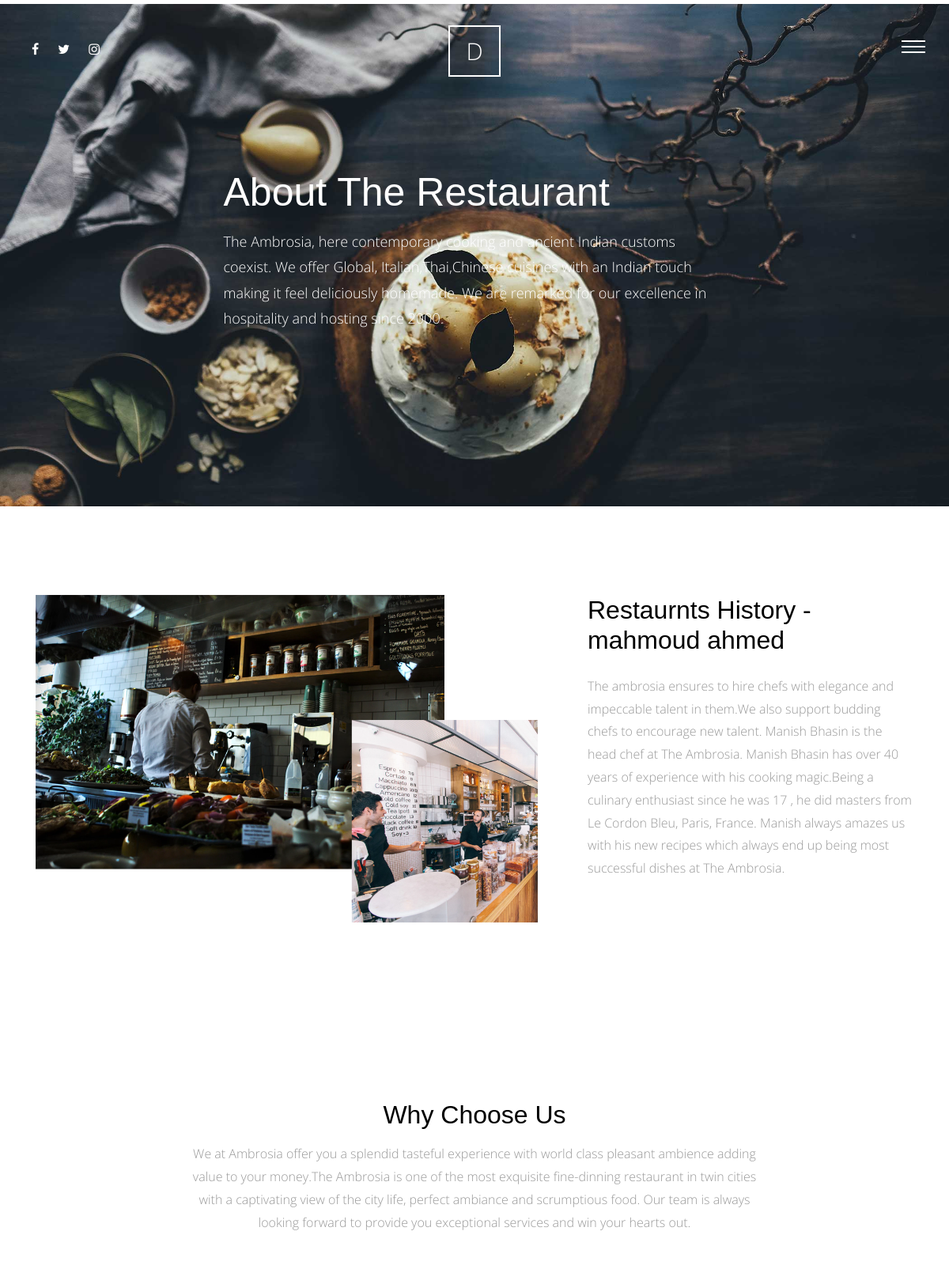
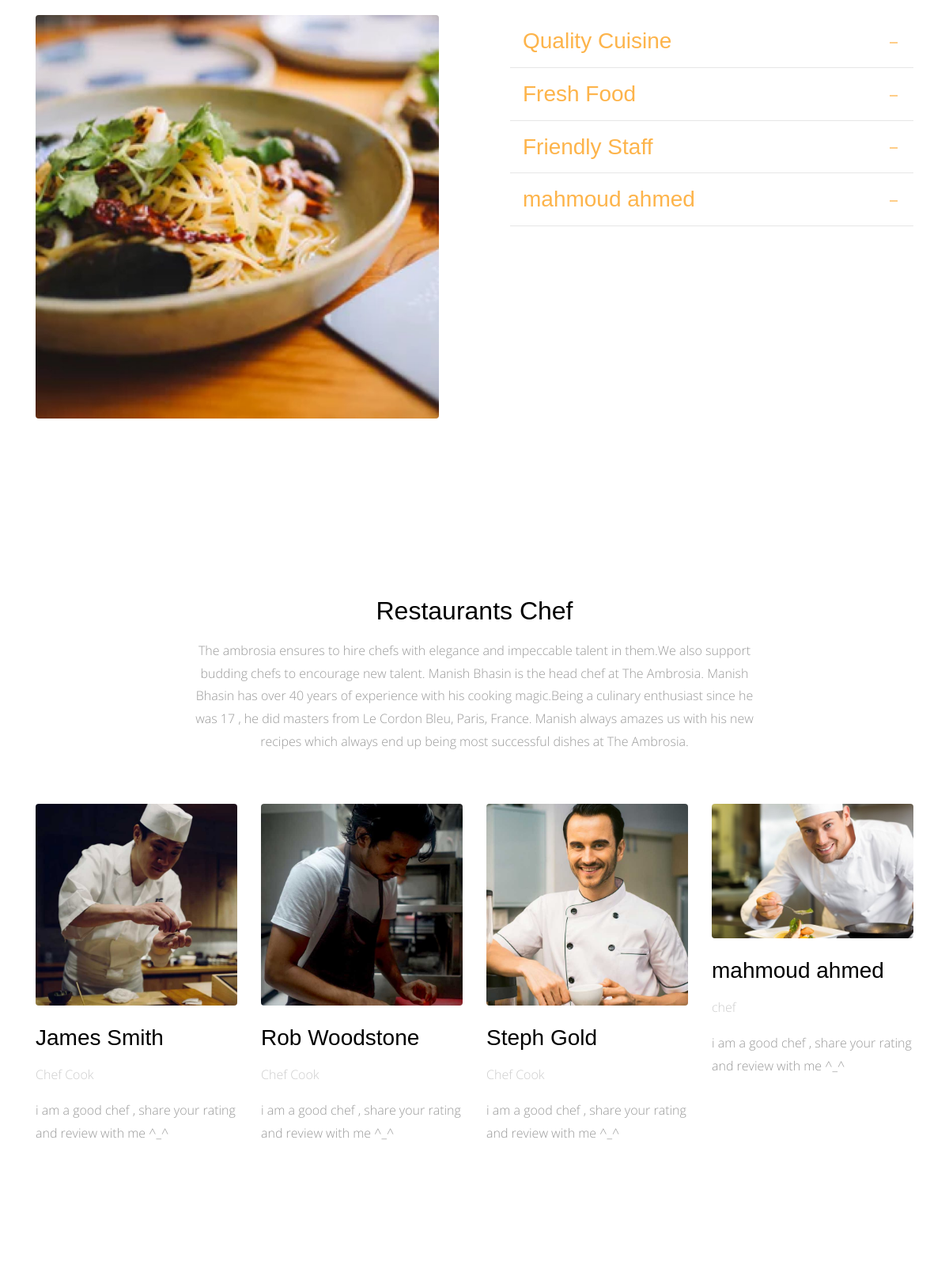
The page /about-us/ (upper part) on the database its author committed (2 pictures, top to bottom).
### aboutus/models.py (models this page shows, shortened)
class AboutUs(models.Model):
    title = models.CharField(max_length = 50)
    content = models.TextField()
    class Meta:
        verbose_name = 'about us '
        verbose_name_plural = 'about us '

class Why_Choose_Us(models.Model):
    title = models.CharField(max_length=50)
    content = models.TextField()
    class Meta:
        verbose_name = 'why choose us '
        verbose_name_plural = 'why choose us '

class Chef(models.Model):
    name = models.CharField(max_length=50)
    title = models.CharField(max_length=50)
    bio = models.TextField()
    image = models.ImageField(upload_to='chef/')
    class Meta:
        verbose_name = 'chef'
        verbose_name_plural = 'chef'

### aboutus/views.py (the view)
# urls.py: path('',views.aboutus_list , name='aboutus_list' ),
def aboutus_list(request):
    about = AboutUs.objects.last()
    why_choose_us = Why_Choose_Us.objects.all()
    chef = Chef.objects.all()
    context = {
        'about' : about ,
        'why_choose_us' : why_choose_us ,
        'chef' : chef
    }
    return render(request , 'aboutus/about.html' , context)

### aboutus/templates/aboutus/about.html (shortened to what this page needs)
{% extends 'base.html' %}
{% load static %}
{% block body %}
      <div class="main-wrap">
        <div class="cover_1 cover_sm">
          <div class="img_bg" style="background-image: url({% static 'site_static/img/slider-1.jpg' %})" data-stellar-background-ratio="0.5">
            <div class="container">
              <div class="row align-items-center justify-content-center">
                <div class="col-md-7" data-aos="fade-up">
                  <h2 class="heading">About The Restaurant</h2>
                  <p class="lead">The Ambrosia, here contemporary cooking and ancient Indian customs coexist. We offer Global, Italian,Thai,Chinese cuisines with an Indian touch making it feel deliciously homemade.
We are remarked for our excellence in hospitality and hosting since 2000.
</p>
                </div>
              </div>
            </div>
          </div>
        </div>
        <div class="section">
          <div class="container">
            <div class="row">
              <div class="col-md-7" data-aos="fade-up">
                <img src="{% static 'site_static/img/about_1.png' %}" alt="Image placeholder" class="img-fluid">
              </div>
              <div class="col-md-5 pl-md-5" data-aos="fade-up" data-aos-delay="200">
                <h2 class="mb-4">{{about.title}}</h2>
                <p>{{about.content}}</p>
              </div>
            </div>
          </div>
        </div>
        <div class="section">
          <div class="container">
            <div class="row justify-content-center mb-5" data-aos="fade-up">
              <div class="col-md-8  text-center">
                <h2 class="mb-3">Why Choose Us</h2>
                <p class="lead">We at Ambrosia offer you a splendid tasteful experience with world class pleasant ambience adding value to your money.The Ambrosia is one of the most exquisite fine-dinning restaurant in twin cities with a captivating view of the city life, perfect ambiance and scrumptious food. Our team is always looking forward to provide you exceptional services and win your hearts out.</p>
              </div>
            </div>
            <div class="row large-gutters">
              <div class="col-md-6"  data-aos="fade-up" data-aos-delay="200">
                <img src="{% static 'site_static/img/img_2.jpg' %}" alt="Image placeholder" class="img-fluid rounded">
              </div>
              <div class="col-md-6" data-aos="fade-up" data-aos-delay="300">
                <div class="accordion" id="accordion">
                  {% for info in why_choose_us %}
                    <div class="accordion-item">
                      <h3 class="mb-0">
                        <a class="btn-block p-3" data-toggle="collapse" href="#collapse{{info.id}}" role="button" aria-expanded="true" aria-controls="collapseOne">{{info.title}} </a>
                      </h3>
                    </div>
                  {% endfor %}
                </div>
              </div>
            </div>
          </div>
        </div>
        <div class="section">
          <div class="container">
            <div class="row justify-content-center mb-5" data-aos="fade-up">
              <div class="col-md-8  text-center">
                <h2 class="mb-3">Restaurants Chef</h2>
                <p class="lead">The ambrosia ensures to hire chefs with elegance and impeccable talent in them.We also support budding chefs to encourage new talent.
Manish Bhasin is the  head chef at  The Ambrosia. Manish Bhasin has over 40 years of experience with his cooking magic.Being a culinary enthusiast since he was 17 , he did masters from Le Cordon Bleu, Paris, France. Manish always amazes us with his new recipes which always end up being most successful  dishes at  The Ambrosia.
</p>
              </div>
            </div>
            <div class="row">
              {% for one in chef %}
                <div class="col-md-3" data-aos="fade-up" data-aos-delay="100">
                  <img src="{{one.image.url}}" alt="Image placeholder" class="img-fluid mb-4 rounded">
                  <h3 class="mb-3">{{one.name}}</h3>
                  <p class="post-meta text-muted">{{one.title}}</p>
                  <p class="mb-5">{{one.bio}}</p>
                </div>
              {% endfor %}
            </div>
          </div>
        </div>
      </div>
      {% endblock body %}

### static/site_static/css/style.css (style rules this page uses)
html { overflow-x: hidden; }
body { background: #fff; font-family: "Open Sans", cursive; font-size: 16px; line-height: 1.8; font-weight: 300; color: #999999; }
a { -webkit-transition: .3s all ease; -o-transition: .3s all ease; transition: .3s all ease; text-decoration: none; }
h1, h2, h3, h4, h5 { color: #000; font-family: "Playfair Display", Arial, sans-serif; }
h1 a, h2 a, h3 a, h4 a, h5 a { color: #000; }
.lead { font-size: 16px; }
.section { padding: 7em 0; }
.text-muted { color: #cccccc !important; }
.cover_1 { position: relative; }
.cover_1 .lead { color: #fff; font-size: 18px; }
.cover_1 .img_bg { background-repeat: no-repeat; background-size: cover !important; background-position: center center; }
.cover_1 .img_bg, .cover_1 .img_bg > .container > .row { min-height: 700px; height: 100vh; }
.cover_1.cover_sm .img_bg, .cover_1.cover_sm .img_bg > .container > .row { min-height: 600px; height: 80vh; }
.cover_1 .heading { color: white; font-weight: 300; font-size: 30px; line-height: 1.5; }
@media (min-width: 768px) { .cover_1 .heading { font-size: 50px; line-height: 1.5; } }
.large-gutters { margin-right: -45px; margin-left: -45px; }
.large-gutters > [class*="col-"] { padding-right: 45px; padding-left: 45px; }
.accordion .btn-block { position: relative; border-bottom: 1px solid #e6e6e6; }
.accordion .btn-block[aria-expanded="true"] { color: #fdb44b; }

### rows shown on the page
AboutUs: title "Restaurnts History - mahmoud ahmed", content "The ambrosia ensures to hire chefs with elegance and impeccable talent in them.We also support budding chefs to encourage new talent. Manish Bhasin is the head chef at The Ambrosia. Manish Bhasin has over 40 years of experience with his cooking magic.Being a culinary enthusiast since he was 17 , he did masters from Le Cordon Bleu, Paris, France. Manish always amazes us with his new recipes which always end up being most successful dishes at The Ambrosia."
Why_Choose_Us: title "Quality Cuisine"
Why_Choose_Us: title "Fresh Food"
Why_Choose_Us: title "Friendly Staff"
Why_Choose_Us: title "mahmoud ahmed"
Chef: image (picture), name "James Smith", title "Chef Cook", bio "i am a good chef , share your rating and review with me ^_^"
Chef: image (picture), name "Rob Woodstone", title "Chef Cook", bio "i am a good chef , share your rating and review with me ^_^"
Chef: image (picture), name "Steph Gold", title "Chef Cook", bio "i am a good chef , share your rating and review with me ^_^"
Chef: image (picture), name "mahmoud ahmed", title "chef", bio "i am a good chef , share your rating and review with me ^_^"
